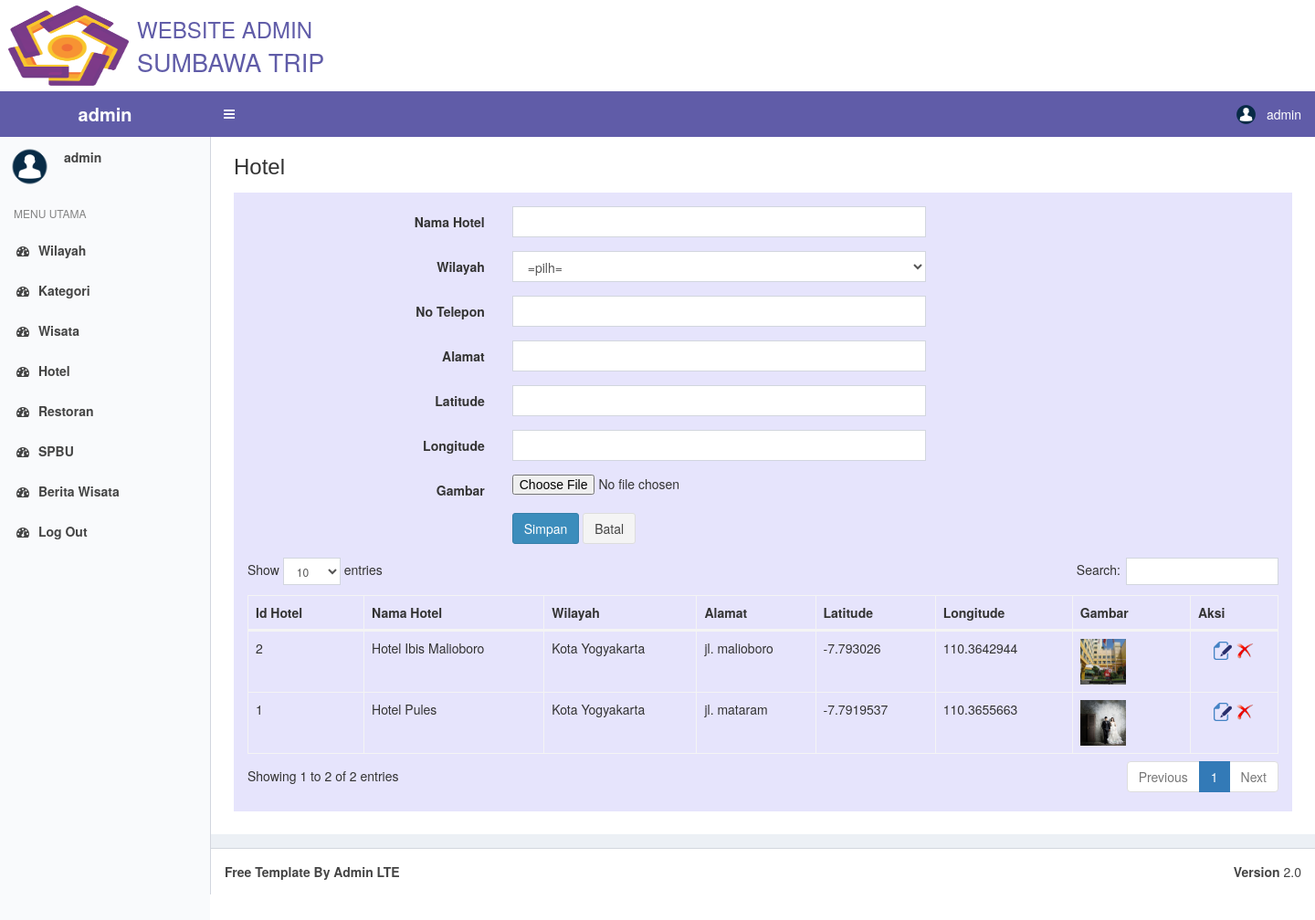
The page /admin/index.php?h=hotel (signed in) on the database its author committed.
### tables this page shows
CREATE TABLE `hotel` (
  `id_hotel` int(11) NOT NULL,
  `nama_hotel` text NOT NULL,
  `gambar` text NOT NULL,
  `no_telepon` varchar(15) NOT NULL,
  `alamat` text NOT NULL,
  `latitude` double NOT NULL,
  `longitude` double NOT NULL,
  `kode_wilayah` int(11) NOT NULL
);

CREATE TABLE `wilayah` (
  `kode_wilayah` int(11) NOT NULL,
  `nama_wilayah` text NOT NULL
);

### koneksi.php (called while the page is built, shortened)
<?php
function connect_db(){
	$host = "localhost";
	$usr = "root";
	$pwd = "";
	$db = "sumbawa_besar";
	$con = mysqli_connect($host, $usr, $pwd, $db);
	return $con;
}
function query($string_query){
	$result = mysqli_query(connect_db(), $string_query);
	return $result;
}
?>

### admin/hotel.php (the view, shortened to what this page needs)
    <section class="content-header">
      <h1 style="margin-top:30px;">
        Hotel
      </h1>
    </section>
    <section class="content">
          <div id="isi">
<form action="hotel_proses.php" method="post" id="fhotel" class="form-horizontal" enctype="multipart/form-data">
<input type="hidden" name="aksi" value="<?php echo isset($b)?'edit':'tambah'; ?>" />
                        <div class="form-group">
                            <label class="col-lg-3 control-label">Nama Hotel</label>
                            <div class="col-lg-5">
                                <input type="text" name="nama" class="form-control" value="<?php echo isset($b)?$b['nama_hotel']:''; ?>" maxlength="50" />
                            </div>
                        </div>
                        <div class="form-group">
                            <label class="col-lg-3 control-label">Wilayah</label>
                            <div class="col-lg-5">
                                <select name="wilayah" class="form-control">
                                    <option value="">=pilh=</option>
                                </select>
                            </div>
                        </div>
                        <div class="form-group">
                            <label class="col-lg-3 control-label">No Telepon</label>
                            <div class="col-lg-5">
                                <input type="text" name="no_telp" class="form-control" value="<?php echo isset($b)?$b['no_telepon']:''; ?>" maxlength="50" />
                            </div>
                        </div>
                        <div class="form-group">
                            <label class="col-lg-3 control-label">Alamat</label>
                            <div class="col-lg-5">
                                <input type="text" name="alamat" class="form-control" value="<?php echo isset($b)?$b['alamat']:''; ?>" maxlength="50" />
                            </div>
                        </div>
                        <div class="form-group">
                            <label class="col-lg-3 control-label">Latitude</label>
                            <div class="col-lg-5">
                                <input type="text" name="latitude" class="form-control" value="<?php echo isset($b)?$b['latitude']:''; ?>" maxlength="50" />
                            </div>
                        </div>
                        <div class="form-group">
                            <label class="col-lg-3 control-label">Longitude</label>
                            <div class="col-lg-5">
                                <input type="text" name="longitude" class="form-control" value="<?php echo isset($b)?$b['longitude']:''; ?>" maxlength="50" />
                            </div>
                        </div>
                        <div class="form-group">
                            <label class="col-lg-3 control-label">Gambar</label>
                            <div class="col-lg-5">
                                <input type="file" name="gambar" />
                            </div>
                        </div>
			<div class="form-group">
                            <div class="col-lg-9 col-lg-offset-3">
					<input type="submit" value="Simpan" class="btn btn-primary" />
					<a href="?h=hotel"><input type="button" value="Batal" class="btn btn-default" /></a>
                            </div>
                        </div>
</form>
            <table id="data" class="table table-bordered table-hover" cellspacing="0" width="100%">
            	<thead>
                    <tr>
                        <th>Id Hotel</th>
                        <th>Nama Hotel</th>
                        <th>Wilayah</th>
                        <th>Alamat</th>
                        <th>Latitude</th>
                        <th>Longitude</th>
                        <th>Gambar</th>
                        <th>Aksi</th>
                    </tr>
                </thead>
                <tbody>
                	<?php
                    $x = query("select * from hotel h join wilayah a on h.kode_wilayah=a.kode_wilayah order by id_hotel desc");
                    while($y = mysqli_fetch_array($x)){
                    ?>
                    <tr>
                        <td><?php echo $y['id_hotel']; ?></td>
                        <td><?php echo $y['nama_hotel']; ?></td>
                        <td><?php echo $y['nama_wilayah']; ?></td>
                        <td><?php echo $y['alamat']; ?></td>
                        <td><?php echo $y['latitude']; ?></td>
                        <td><?php echo $y['longitude']; ?></td>
                        <td><img src="../hotel/<?php echo $y['gambar']; ?>" width="50" height="50" /></td>
                        <td align="center">
                        	<a href="?h=hotel&id=<?php echo $y['id_hotel']; ?>" title="edit"><img src="../templates/images/edit.png" width="20" height="20" /></a>
                            <a href="hotel_proses.php?id=<?php echo $y['id_hotel']; ?>" title="hapus" onclick="return confirm('yakin menghapus?')"><img src="../templates/images/remove.png" width="20" height="20" /></a>
                        </td>
                    </tr>
                    <?php } ?>
                </tbody>
            </table>
          </div>
    </section>

### admin/index.php (style rules this page uses)
td { padding:5px; }
#isi { background:#e6e4fc; padding:15px; }

### rows shown on the page
hotel: id_hotel "2", nama_hotel "Hotel Ibis Malioboro", kode_wilayah.nama_wilayah "Kota Yogyakarta", alamat "jl. malioboro", latitude "-7.793026", longitude "110.3642944", gambar (picture)
hotel: id_hotel "1", nama_hotel "Hotel Pules", kode_wilayah.nama_wilayah "Kota Yogyakarta", alamat "jl. mataram", latitude "-7.7919537", longitude "110.3655663", gambar (picture)

### other values the page prints
$_SESSION['nm_adm'] "admin"
